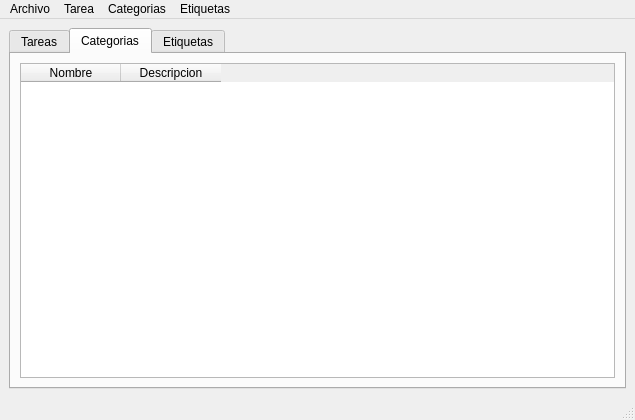
<?xml version="1.0" encoding="UTF-8"?>
<ui version="4.0">
 <class>MainWindow</class>
 <widget class="QMainWindow" name="MainWindow">
  <property name="geometry">
   <rect>
    <x>0</x>
    <y>0</y>
    <width>635</width>
    <height>420</height>
   </rect>
  </property>
  <property name="minimumSize">
   <size>
    <width>0</width>
    <height>0</height>
   </size>
  </property>
  <property name="windowTitle">
   <string>MainWindow</string>
  </property>
  <widget class="QWidget" name="centralwidget">
   <layout class="QGridLayout" name="gridLayout_2">
    <item row="0" column="0">
     <layout class="QGridLayout" name="gridLayout">
      <item row="2" column="0">
       <widget class="QTabWidget" name="tabWidget">
        <property name="currentIndex">
         <number>1</number>
        </property>
        <widget class="QWidget" name="tareas">
         <attribute name="title">
          <string>Tareas</string>
         </attribute>
         <layout class="QGridLayout" name="gridLayout_4">
          <item row="0" column="1">
           <widget class="QGroupBox" name="groupBox">
            <property name="title">
             <string>Etiquetas</string>
            </property>
            <layout class="QGridLayout" name="gridLayout_7">
             <item row="0" column="0">
              <widget class="QComboBox" name="comboEtiquetas"/>
             </item>
            </layout>
           </widget>
          </item>
          <item row="0" column="0">
           <widget class="QGroupBox" name="groupBox_2">
            <property name="title">
             <string>Categorias</string>
            </property>
            <layout class="QGridLayout" name="gridLayout_6">
             <item row="0" column="0">
              <widget class="QComboBox" name="comboCategorias"/>
             </item>
            </layout>
           </widget>
          </item>
          <item row="3" column="0" colspan="2">
           <widget class="QTableWidget" name="tableTareas">
            <column>
             <property name="text">
              <string>Tarea</string>
             </property>
            </column>
            <column>
             <property name="text">
              <string>Fecha</string>
             </property>
            </column>
            <column>
             <property name="text">
              <string>Categoria</string>
             </property>
            </column>
            <column>
             <property name="text">
              <string>Etiquetas</string>
             </property>
            </column>
            <column>
             <property name="text">
              <string>Realizado</string>
             </property>
            </column>
           </widget>
          </item>
          <item row="4" column="0">
           <widget class="QTextEdit" name="tareaDescription">
            <property name="minimumSize">
             <size>
              <width>0</width>
              <height>75</height>
             </size>
            </property>
            <property name="maximumSize">
             <size>
              <width>16777215</width>
              <height>75</height>
             </size>
            </property>
           </widget>
          </item>
          <item row="4" column="1">
           <widget class="QTableWidget" name="tareaEtiquetas">
            <property name="minimumSize">
             <size>
              <width>0</width>
              <height>75</height>
             </size>
            </property>
            <property name="maximumSize">
             <size>
              <width>16777215</width>
              <height>150</height>
             </size>
            </property>
            <column>
             <property name="text">
              <string>Asignada</string>
             </property>
            </column>
            <column>
             <property name="text">
              <string>Etiqueta</string>
             </property>
            </column>
           </widget>
          </item>
         </layout>
        </widget>
        <widget class="QWidget" name="categorias">
         <attribute name="title">
          <string>Categorias</string>
         </attribute>
         <layout class="QGridLayout" name="gridLayout_3">
          <item row="0" column="0">
           <widget class="QTableWidget" name="tableCategorias">
            <column>
             <property name="text">
              <string>Nombre</string>
             </property>
            </column>
            <column>
             <property name="text">
              <string>Descripcion</string>
             </property>
            </column>
           </widget>
          </item>
         </layout>
        </widget>
        <widget class="QWidget" name="etiquetas">
         <attribute name="title">
          <string>Etiquetas</string>
         </attribute>
         <layout class="QGridLayout" name="gridLayout_5">
          <item row="0" column="0">
           <widget class="QTableWidget" name="tableEtiquetas">
            <column>
             <property name="text">
              <string notr="true">Nombre</string>
             </property>
            </column>
           </widget>
          </item>
         </layout>
        </widget>
       </widget>
      </item>
     </layout>
    </item>
   </layout>
  </widget>
  <widget class="QMenuBar" name="menubar">
   <property name="geometry">
    <rect>
     <x>0</x>
     <y>0</y>
     <width>635</width>
     <height>19</height>
    </rect>
   </property>
   <widget class="QMenu" name="menuArchivo">
    <property name="title">
     <string>Archivo</string>
    </property>
    <addaction name="actionSalir"/>
   </widget>
   <widget class="QMenu" name="menuTarea">
    <property name="title">
     <string>Tarea</string>
    </property>
    <addaction name="actionNueva"/>
   </widget>
   <widget class="QMenu" name="menuCategorias">
    <property name="title">
     <string>Categorias</string>
    </property>
    <addaction name="categoriaNueva"/>
   </widget>
   <widget class="QMenu" name="menuEtiquetas">
    <property name="title">
     <string>Etiquetas</string>
    </property>
    <addaction name="etiquetaNueva"/>
   </widget>
   <addaction name="menuArchivo"/>
   <addaction name="menuTarea"/>
   <addaction name="menuCategorias"/>
   <addaction name="menuEtiquetas"/>
  </widget>
  <widget class="QStatusBar" name="statusbar"/>
  <action name="actionSalir">
   <property name="text">
    <string>Salir</string>
   </property>
  </action>
  <action name="actionNueva">
   <property name="text">
    <string>Nueva tarea</string>
   </property>
  </action>
  <action name="categoriaNueva">
   <property name="text">
    <string>Nueva categoria</string>
   </property>
  </action>
  <action name="etiquetaNueva">
   <property name="text">
    <string>Nueva etiqueta</string>
   </property>
  </action>
 </widget>
 <resources/>
 <connections/>
</ui>
